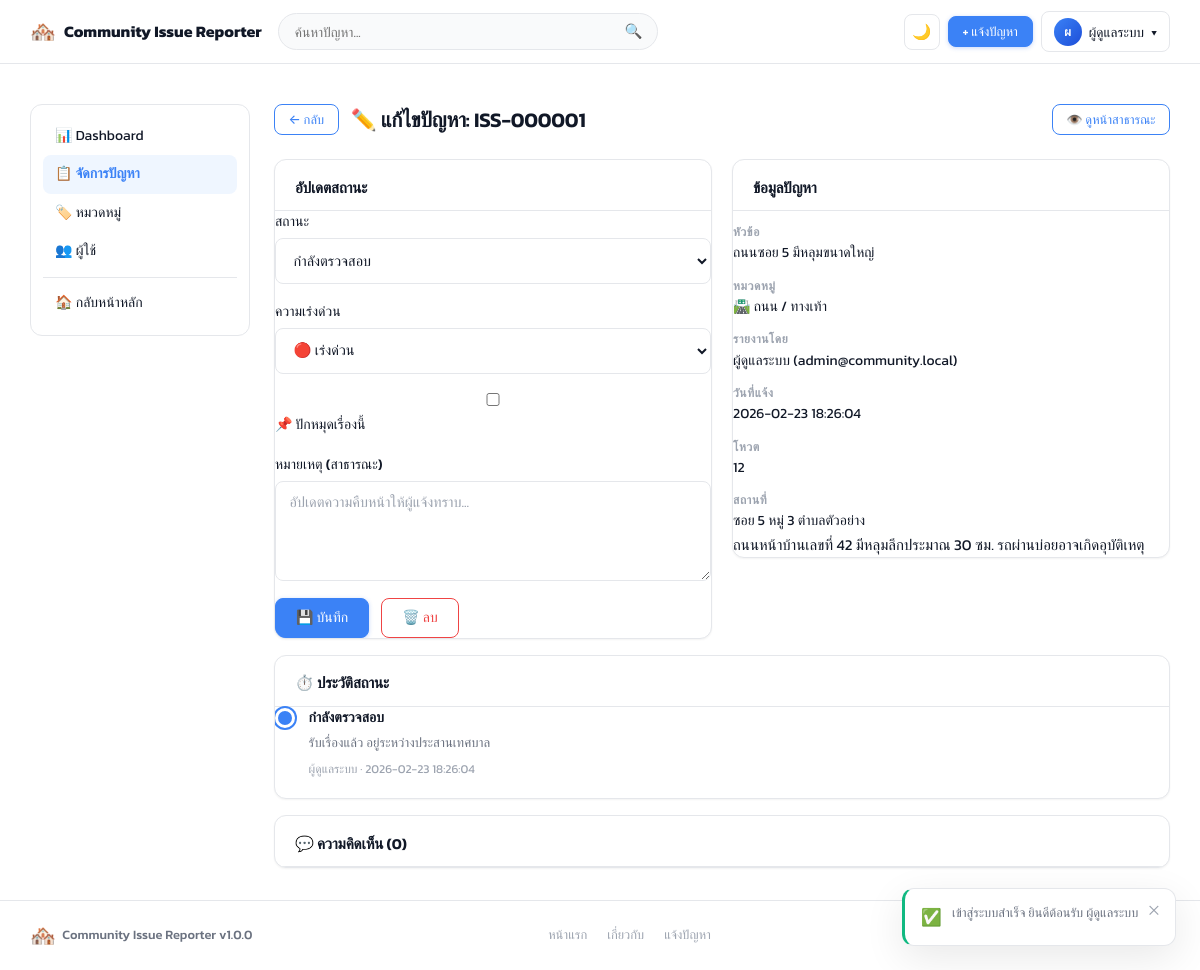
The page /bsu/ITD353/admin/issues/1 (signed in) on the database its author committed.
### tables this page shows
CREATE TABLE IF NOT EXISTS `issues` (
  `id`            INT UNSIGNED   NOT NULL AUTO_INCREMENT,
  `ticket_id`     VARCHAR(12)    NOT NULL,           
  `user_id`       INT UNSIGNED   NOT NULL,
  `category_id`   INT UNSIGNED   NOT NULL,
  `title`         VARCHAR(200)   NOT NULL,
  `description`   TEXT           NOT NULL,
  `urgency`       ENUM('low','medium','high')   NOT NULL DEFAULT 'medium',
  `status`        ENUM('new','reviewing','in_progress','resolved','rejected')
                                 NOT NULL DEFAULT 'new',
  `location_text` VARCHAR(300)   DEFAULT NULL,
  `latitude`      DECIMAL(10,7)  DEFAULT NULL,
  `longitude`     DECIMAL(10,7)  DEFAULT NULL,
  `admin_note`    TEXT           DEFAULT NULL,
  `is_pinned`     TINYINT(1)     NOT NULL DEFAULT 0,
  `vote_count`    INT UNSIGNED   NOT NULL DEFAULT 0,   
  `created_at`    DATETIME       NOT NULL DEFAULT CURRENT_TIMESTAMP,
  `updated_at`    DATETIME       NOT NULL DEFAULT CURRENT_TIMESTAMP ON UPDATE CURRENT_TIMESTAMP,
  PRIMARY KEY (`id`),
  UNIQUE KEY `uq_ticket` (`ticket_id`),
  KEY `idx_user`     (`user_id`),
  KEY `idx_category` (`category_id`),
  KEY `idx_status`   (`status`),
  KEY `idx_urgency`  (`urgency`),
  KEY `idx_pinned`   (`is_pinned`),
  KEY `idx_created`  (`created_at`),
  CONSTRAINT `fk_issue_user`     FOREIGN KEY (`user_id`)     REFERENCES `users`(`id`)      ON DELETE CASCADE,
  CONSTRAINT `fk_issue_category` FOREIGN KEY (`category_id`) REFERENCES `categories`(`id`) ON DELETE RESTRICT
);

CREATE TABLE IF NOT EXISTS `users` (
  `id`           INT UNSIGNED     NOT NULL AUTO_INCREMENT,
  `name`         VARCHAR(100)     NOT NULL,
  `email`        VARCHAR(255)     NOT NULL,
  `password`     VARCHAR(255)     NOT NULL,
  `phone`        VARCHAR(20)               DEFAULT NULL,
  `role`         ENUM('user','admin')      NOT NULL DEFAULT 'user',
  `is_banned`    TINYINT(1)                NOT NULL DEFAULT 0,
  `avatar`       VARCHAR(255)              DEFAULT NULL,
  `reset_token`  VARCHAR(64)               DEFAULT NULL,
  `reset_expires` DATETIME                 DEFAULT NULL,
  `created_at`   DATETIME         NOT NULL DEFAULT CURRENT_TIMESTAMP,
  `updated_at`   DATETIME         NOT NULL DEFAULT CURRENT_TIMESTAMP ON UPDATE CURRENT_TIMESTAMP,
  PRIMARY KEY (`id`),
  UNIQUE KEY `uq_email` (`email`)
);

CREATE TABLE IF NOT EXISTS `categories` (
  `id`          INT UNSIGNED  NOT NULL AUTO_INCREMENT,
  `name`        VARCHAR(80)   NOT NULL,
  `slug`        VARCHAR(80)   NOT NULL,
  `icon`        VARCHAR(50)   DEFAULT '📌',
  `color`       VARCHAR(20)   DEFAULT '#3b82f6',
  `sort_order`  INT           NOT NULL DEFAULT 0,
  `is_active`   TINYINT(1)    NOT NULL DEFAULT 1,
  `created_at`  DATETIME      NOT NULL DEFAULT CURRENT_TIMESTAMP,
  PRIMARY KEY (`id`),
  UNIQUE KEY `uq_slug` (`slug`)
);

CREATE TABLE IF NOT EXISTS `issue_status_logs` (
  `id`         INT UNSIGNED  NOT NULL AUTO_INCREMENT,
  `issue_id`   INT UNSIGNED  NOT NULL,
  `changed_by` INT UNSIGNED  DEFAULT NULL,           
  `old_status` VARCHAR(20)   DEFAULT NULL,
  `new_status` VARCHAR(20)   NOT NULL,
  `note`       TEXT          DEFAULT NULL,
  `created_at` DATETIME      NOT NULL DEFAULT CURRENT_TIMESTAMP,
  PRIMARY KEY (`id`),
  KEY `idx_log_issue` (`issue_id`),
  CONSTRAINT `fk_log_issue` FOREIGN KEY (`issue_id`) REFERENCES `issues`(`id`) ON DELETE CASCADE
);

### app/helpers.php (called while the page is built, shortened)
<?php
function e(mixed $value): string
{
    return htmlspecialchars((string)$value, ENT_QUOTES | ENT_SUBSTITUTE, 'UTF-8');
}
function auth(): ?array
{
    return $_SESSION['user'] ?? null;
}
function isLoggedIn(): bool
{
    return isset($_SESSION['user']);
}
function url(string $path = ''): string
{
    return BASE_URL . '/' . ltrim($path, '/');
}
function statusLabel(string $status): string
{
    return match($status) {
        'new'         => 'ใหม่',
        'reviewing'   => 'กำลังตรวจสอบ',
        'in_progress' => 'กำลังดำเนินการ',
        'resolved'    => 'แก้ไขแล้ว',
        'rejected'    => 'ปฏิเสธ',
        default       => $status,
    };
}
function view(string $template, array $data = []): void
{
    extract($data, EXTR_SKIP);
    $path = APP_PATH . '/views/' . ltrim($template, '/') . '.php';
    require $path;
}

### app/controllers/AdminController.php (called while the page is built, shortened)
<?php
class AdminController
{
    private Issue    $issueModel;
    private Comment  $commentModel;
    public function __construct()
    {
        $this->issueModel    = new Issue();
        $this->commentModel  = new Comment();
    }
    public function issueDetail(int $id): void
    {
        $issue      = $this->issueModel->findById($id);
        $statusLogs = $this->issueModel->statusLogs($id);
        $comments   = $this->commentModel->byIssue($id);
        view('layout/header', ['pageTitle' => 'แก้ไขปัญหา #' . $id]);
        view('admin/issue_edit', compact('issue','images','statusLogs','comments','categories'));
    }
}

### app/models/Issue.php (called while the page is built, shortened)
<?php
class Issue
{
    private PDO $db;
    public function __construct()
    {
        $this->db = db();
    }
    public function findById(int $id): ?array
    {
        $stmt = $this->db->prepare(
            "SELECT i.*, c.name AS category_name, c.icon AS category_icon, c.color AS category_color,
                    u.name AS user_name, u.email AS user_email
             FROM issues i
             JOIN categories c ON c.id = i.category_id
             JOIN users u      ON u.id = i.user_id
             WHERE i.id = ? LIMIT 1"
        );
        $stmt->execute([$id]);
        return $stmt->fetch() ?: null;
    }
    public function statusLogs(int $issueId): array
    {
        $stmt = $this->db->prepare(
            "SELECT l.*, u.name AS changed_by_name
             FROM issue_status_logs l
             LEFT JOIN users u ON u.id = l.changed_by
             WHERE l.issue_id = ?
             ORDER BY l.created_at ASC"
        );
        $stmt->execute([$issueId]);
        return $stmt->fetchAll();
    }
}

### app/config.php (called while the page is built, shortened)
<?php
function db(): PDO
{
    static $pdo = null;
    if ($pdo === null) {
        $dsn = sprintf(
            'mysql:host=%s;port=%s;dbname=%s;charset=%s',
            DB_HOST, DB_PORT, DB_NAME, DB_CHARSET
        );
        $options = [
            PDO::ATTR_ERRMODE            => PDO::ERRMODE_EXCEPTION,
            PDO::ATTR_DEFAULT_FETCH_MODE => PDO::FETCH_ASSOC,
            PDO::ATTR_EMULATE_PREPARES   => false,
        ];
        try {
            $pdo = new PDO($dsn, DB_USER, DB_PASS, $options);
        } catch (PDOException $e) {
            if (APP_DEBUG) {
                die('<pre style="color:red">Database Error: ' . $e->getMessage() . '</pre>');
            }
            die('Database connection error. Please try again later.');
        }
    }
    return $pdo;
}

### app/models/Comment.php (called while the page is built, shortened)
<?php
class Comment
{
    private PDO $db;
    public function __construct()
    {
        $this->db = db();
    }
    public function byIssue(int $issueId): array
    {
        $stmt = $this->db->prepare(
            "SELECT c.*, u.name AS user_name, u.role AS user_role
             FROM comments c
             JOIN users u ON u.id = c.user_id
             WHERE c.issue_id = ?
             ORDER BY c.is_pinned DESC, c.created_at ASC"
        );
        $stmt->execute([$issueId]);
        return $stmt->fetchAll();
    }
}

### app/views/admin/issue_edit.php (the view, shortened to what this page needs)
<div class="container admin-layout">
  <aside class="admin-sidebar" aria-label="เมนู Admin">
    <nav>
      <a href="<?= url('admin') ?>"            class="admin-nav-link">📊 Dashboard</a>
      <a href="<?= url('admin/issues') ?>"     class="admin-nav-link active">📋 จัดการปัญหา</a>
      <a href="<?= url('admin/categories') ?>" class="admin-nav-link">🏷️ หมวดหมู่</a>
      <a href="<?= url('admin/users') ?>"      class="admin-nav-link">👥 ผู้ใช้</a>
      <hr><a href="<?= url() ?>" class="admin-nav-link">🏠 กลับหน้าหลัก</a>
    </nav>
  </aside>
  <div class="admin-main">
    <div class="admin-page-header">
      <a href="<?= url('admin/issues') ?>" class="btn btn-outline btn-sm">← กลับ</a>
      <h1>✏️ แก้ไขปัญหา: <?= e($issue['ticket_id']) ?></h1>
      <a href="<?= url('issue/' . $issue['id']) ?>" class="btn btn-outline btn-sm" target="_blank">👁️ ดูหน้าสาธารณะ</a>
    </div>
    <div class="profile-grid">
      <div class="card">
        <h2 class="card-section-title">อัปเดตสถานะ</h2>
        <form method="POST" action="<?= url('admin/issues/'.$issue['id'].'/update') ?>">
          <div class="form-group">
            <label for="status">สถานะ</label>
            <select id="status" name="status">
              <?php foreach (['new'=>'ใหม่','reviewing'=>'กำลังตรวจสอบ','in_progress'=>'กำลังดำเนินการ','resolved'=>'แก้ไขแล้ว','rejected'=>'ปฏิเสธ'] as $v=>$l): ?>
              <option value="<?= $v ?>" <?= $issue['status']===$v?'selected':'' ?>><?= $l ?></option>
              <?php endforeach; ?>
            </select>
          </div>
          <div class="form-group">
            <label for="urgency">ความเร่งด่วน</label>
            <select id="urgency" name="urgency">
              <option value="high"   <?= $issue['urgency']==='high'  ?'selected':''  ?>>🔴 เร่งด่วน</option>
            </select>
          </div>
          <div class="form-group">
            <label>
              <input type="checkbox" name="is_pinned" value="1" <?= $issue['is_pinned']?'checked':'' ?>>
              📌 ปักหมุดเรื่องนี้
            </label>
          </div>
          <div class="form-group">
            <label for="note">หมายเหตุ (สาธารณะ)</label>
            <textarea id="note" name="note" rows="3" placeholder="อัปเดตความคืบหน้าให้ผู้แจ้งทราบ..."><?= e($issue['admin_note'] ?? '') ?></textarea>
          </div>
          <div class="form-row">
            <button type="submit" class="btn btn-primary">💾 บันทึก</button>
            <form method="POST" action="<?= url('admin/issues/'.$issue['id'].'/delete') ?>"
                  style="display:inline" onsubmit="return confirm('ลบปัญหานี้ถาวร?')">
              <button type="submit" class="btn btn-danger">🗑️ ลบ</button>
            </form>
          </div>
        </form>
      </div>
      <div class="card">
        <h2 class="card-section-title">ข้อมูลปัญหา</h2>
        <dl class="info-list">
          <dt>หัวข้อ</dt><dd><?= e($issue['title']) ?></dd>
          <dt>หมวดหมู่</dt><dd><?= e($issue['category_icon'].' '.$issue['category_name']) ?></dd>
          <dt>รายงานโดย</dt><dd><?= e($issue['user_name']) ?> (<?= e($issue['user_email']) ?>)</dd>
          <dt>วันที่แจ้ง</dt><dd><?= e($issue['created_at']) ?></dd>
          <dt>โหวต</dt><dd><?= $issue['vote_count'] ?></dd>
          <?php if ($issue['location_text']): ?>
          <dt>สถานที่</dt><dd><?= e($issue['location_text']) ?></dd>
          <?php endif; ?>
        </dl>
        <p><?= nl2br(e($issue['description'])) ?></p>
      </div>
    </div>
    <div class="card" style="margin-top:1rem">
      <h2 class="card-section-title">⏱️ ประวัติสถานะ</h2>
      <ol class="status-timeline">
        <?php foreach ($statusLogs as $log): ?>
        <li class="timeline-item">
          <div class="timeline-dot"></div>
          <div class="timeline-content">
            <strong><?= statusLabel($log['new_status']) ?></strong>
            <?php if ($log['note']): ?><p><?= e($log['note']) ?></p><?php endif; ?>
            <small><?= e($log['changed_by_name'] ?? 'ระบบ') ?> · <?= e($log['created_at']) ?></small>
          </div>
        </li>
        <?php endforeach; ?>
      </ol>
    </div>
    <div class="card" style="margin-top:1rem">
      <h2 class="card-section-title">💬 ความคิดเห็น (<?= count($comments) ?>)</h2>
    </div>
  </div>
</div>

### app/views/layout/navbar.php (shortened to what this page needs)
<nav class="navbar" role="navigation" aria-label="เมนูหลัก">
  <div class="container nav-inner">
    <a href="<?= url() ?>" class="nav-logo" aria-label="<?= APP_NAME ?> – หน้าแรก">
      <span class="logo-icon">🏘️</span>
      <span class="logo-text"><?= APP_NAME ?></span>
    </a>
    <form class="nav-search" action="<?= url() ?>" method="GET" role="search">
      <input id="nav-search-input" type="search" name="q"
             placeholder="ค้นหาปัญหา..."
             value="<?= e($_GET['q'] ?? '') ?>"
             autocomplete="off">
      <button type="submit" aria-label="ค้นหา">🔍</button>
    </form>
    <div class="nav-actions">
      <button id="theme-toggle" class="btn-icon" aria-label="สลับธีม Dark/Light" title="Toggle theme">
        <span class="theme-icon-light">🌙</span>
      </button>
      <?php if (isLoggedIn()): ?>
        <a href="<?= url('issue/new') ?>" class="btn btn-primary btn-sm" aria-label="แจ้งปัญหาใหม่">
          + แจ้งปัญหา
        </a>
        <div class="nav-user-menu" role="navigation" aria-label="เมนูผู้ใช้">
          <button class="btn-user" aria-haspopup="true" aria-expanded="false" id="user-menu-btn">
            <span class="user-avatar"><?= mb_substr(e(auth()['name'] ?? '?'), 0, 1) ?></span>
            <span class="user-name-short"><?= e(auth()['name'] ?? 'ผู้ใช้') ?></span>
            <span>▾</span>
          </button>
        </div>
      <?php else: ?>
        <a href="<?= url('login') ?>"    class="btn btn-outline btn-sm">เข้าสู่ระบบ</a>
        <a href="<?= url('register') ?>" class="btn btn-primary btn-sm">สมัครสมาชิก</a>
      <?php endif; ?>
    </div>
  </div>
</nav>

### rows shown on the page
issues: user.name "ผ", user.name "ผู้ดูแลระบบ", ticket "ISS-000001", status "กำลังตรวจสอบ", urgency "🔴 เร่งด่วน", title "ถนนซอย 5 มีหลุมขนาดใหญ่", category.name "🛣️ ถนน / ทางเท้า", user.email "admin@community.local", created_at "2026-02-23 18:26:04", vote_count "12", location_text "ซอย 5 หมู่ 3 ตำบลตัวอย่าง", description "ถนนหน้าบ้านเลขที่ 42 มีหลุมลึกประมาณ 30 ซม. รถผ่านบ่อยอาจเกิดอุบัติเหตุ"
issue_status_logs: new_status "กำลังตรวจสอบ", note "รับเรื่องแล้ว อยู่ระหว่างประสานเทศบาล", users.name "ผู้ดูแลระบบ", created_at "2026-02-23 18:26:04"

### other values the page prints
APP_NAME "Community Issue Reporter"
count($comments) "0"
APP_VERSION "1.0.0"
